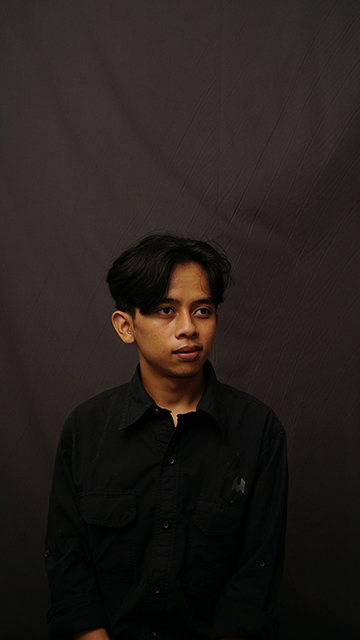
#> input picture pertemuan-3/assets/img/e.JPG, 360 x 640 px, found by its file name
$ python histogram-equalization.py
#> lines starting #> are read from the running program, lines starting #| are printed output that depends on the picture
import cv2
import numpy as np
from matplotlib import pyplot as plt
# Membaca gambar dalam grayscale

image = cv2.imread('assets\img\e.JPG', cv2.IMREAD_GRAYSCALE)
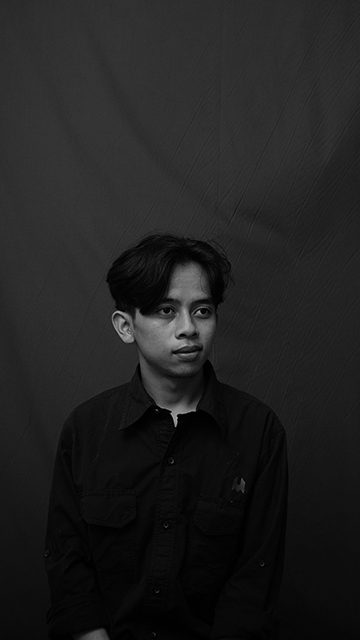
#> image: shape (640, 360); min 0, max 175, mean 32.2

# Equalisasi histogram
equalized_image = cv2.equalizeHist(image)
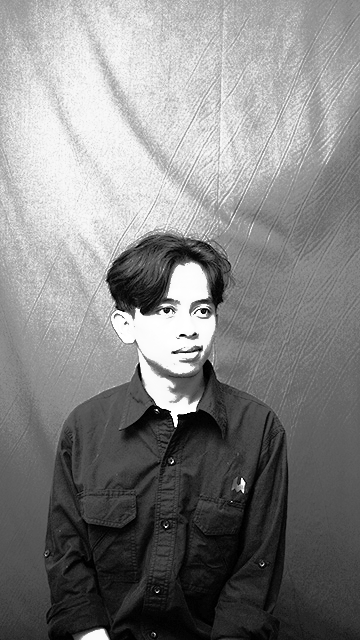
#> equalized_image: shape (640, 360); min 0, max 255, mean 130.4

# Menampilkan gambar asli dan hasil equalization
cv2.imshow('Original Image', image)
cv2.imshow('Equalized Image', equalized_image)
cv2.waitKey(0)
cv2.destroyAllWindows()

# Menampilkan histogram
plt.hist(equalized_image.ravel(), 256, [0,256])
plt.title('Histogram of Equalized Image')
plt.show()
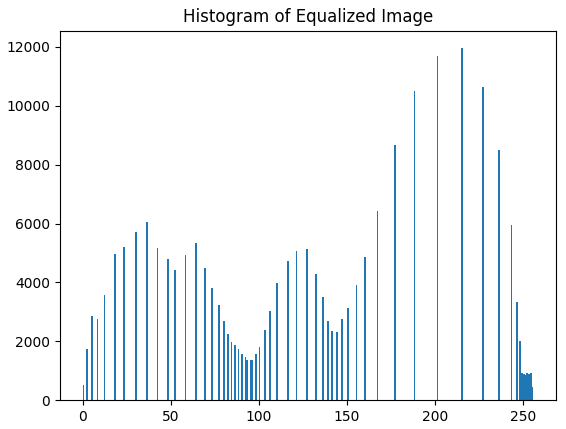
#> figure drawn by matplotlib, 1 panel; tallest bar 11958 high, from x = 215 to 216
